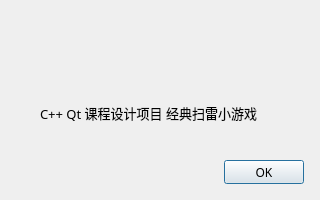
<?xml version="1.0" encoding="UTF-8"?>
<ui version="4.0">
 <class>AboutDialog</class>
 <widget class="QDialog" name="AboutDialog">
  <property name="windowModality">
   <enum>Qt::NonModal</enum>
  </property>
  <property name="geometry">
   <rect>
    <x>0</x>
    <y>0</y>
    <width>320</width>
    <height>200</height>
   </rect>
  </property>
  <property name="minimumSize">
   <size>
    <width>320</width>
    <height>200</height>
   </size>
  </property>
  <property name="maximumSize">
   <size>
    <width>320</width>
    <height>200</height>
   </size>
  </property>
  <property name="windowTitle">
   <string>关于 Mine Sweeper</string>
  </property>
  <property name="autoFillBackground">
   <bool>false</bool>
  </property>
  <property name="sizeGripEnabled">
   <bool>false</bool>
  </property>
  <widget class="QPushButton" name="closeButton">
   <property name="geometry">
    <rect>
     <x>224</x>
     <y>160</y>
     <width>80</width>
     <height>24</height>
    </rect>
   </property>
   <property name="font">
    <font>
     <family>微软雅黑</family>
    </font>
   </property>
   <property name="text">
    <string>OK</string>
   </property>
  </widget>
  <widget class="QLabel" name="introductionLabel">
   <property name="geometry">
    <rect>
     <x>40</x>
     <y>105</y>
     <width>240</width>
     <height>16</height>
    </rect>
   </property>
   <property name="font">
    <font>
     <family>微软雅黑</family>
     <pointsize>10</pointsize>
    </font>
   </property>
   <property name="text">
    <string>C++ Qt 课程设计项目 经典扫雷小游戏</string>
   </property>
   <property name="alignment">
    <set>Qt::AlignLeading|Qt::AlignLeft|Qt::AlignVCenter</set>
   </property>
  </widget>
  <widget class="QLabel" name="titleLabel">
   <property name="geometry">
    <rect>
     <x>0</x>
     <y>35</y>
     <width>320</width>
     <height>48</height>
    </rect>
   </property>
   <property name="styleSheet">
    <string notr="true">image: url(:/images/title.png);</string>
   </property>
   <property name="text">
    <string/>
   </property>
  </widget>
 </widget>
 <resources/>
 <connections>
  <connection>
   <sender>closeButton</sender>
   <signal>clicked()</signal>
   <receiver>AboutDialog</receiver>
   <slot>close()</slot>
   <hints>
    <hint type="sourcelabel">
     <x>329</x>
     <y>264</y>
    </hint>
    <hint type="destinationlabel">
     <x>199</x>
     <y>149</y>
    </hint>
   </hints>
  </connection>
 </connections>
</ui>
